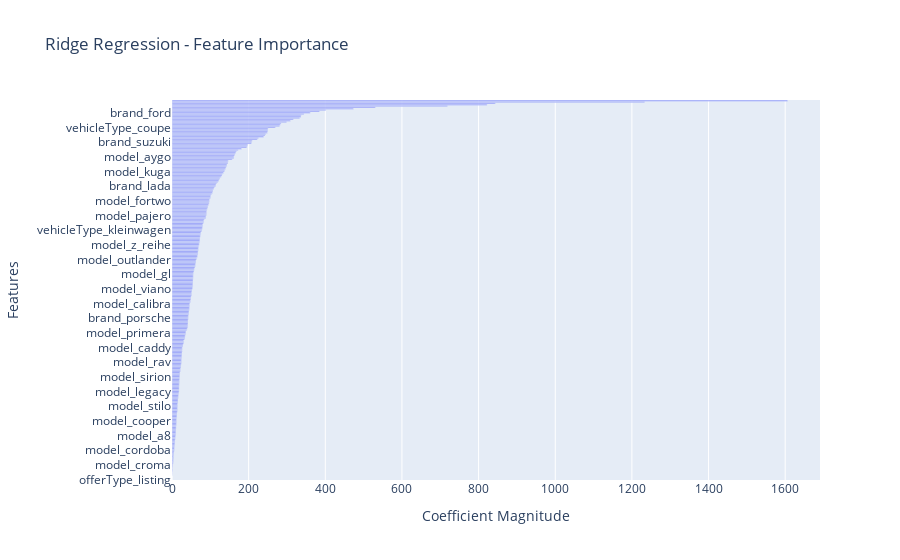

Notebook source saved alongside this figure:
### Markdown cell above
## Feature Importance

### Code cell
# https://plotly.com/python/bar-charts/

coefficients_ridge = ridge_model.coef_

fig_ridge = px.bar(x=np.abs(coefficients_ridge), y=X_train.columns, orientation='h', title='Ridge Regression - Feature Importance')
fig_ridge.update_layout(yaxis=dict(categoryorder='total ascending'))
fig_ridge.update_xaxes(title_text='Coefficient Magnitude')
fig_ridge.update_yaxes(title_text='Features')
fig_ridge.show()

### Figure 1 — Plotly figure (JSON) as saved in the notebook; plotly's stock layout.template omitted (floating-point values rounded to 4 significant figures; data arrays with more than 128 entries replaced by an {"elided": "..."} marker saying what was removed)
{"data": [{"alignmentgroup": "True", "hovertemplate": "x=%{x}<br>y=%{y}<extra></extra>", "legendgroup": "", "marker": {"color": "#636efa", "pattern": {"shape": ""}}, "name": "", "offsetgroup": "", "orientation": "h", "showlegend": false, "textposition": "auto", "type": "bar", "x": {"elided": "285 float values"}, "xaxis": "x", "y": {"elided": "285 str values"}, "yaxis": "y"}], "layout": {"barmode": "relative", "legend": {"tracegroupgap": 0}, "title": {"text": "Ridge Regression - Feature Importance"}, "xaxis": {"anchor": "y", "domain": [0, 1], "title": {"text": "Coefficient Magnitude"}}, "yaxis": {"anchor": "x", "categoryorder": "total ascending", "domain": [0, 1], "title": {"text": "Features"}}}}
